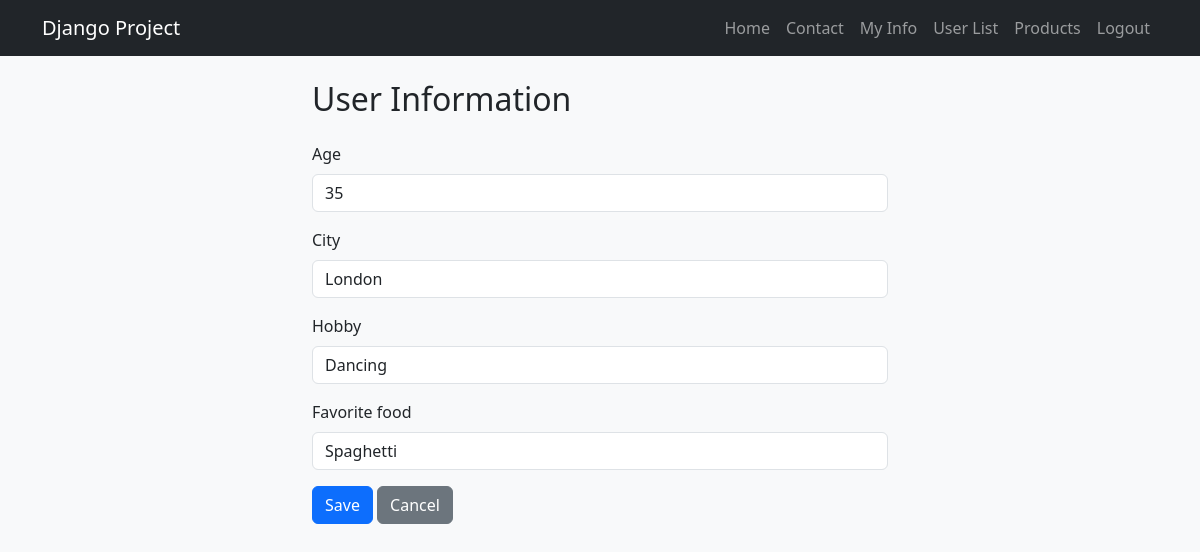
Screenshot of /users/update/4/ (signed in) with the database file from the repository.
### main_app/models.py (models this page shows, shortened)
class UserInfo(models.Model):
    user = models.OneToOneField(User, on_delete=models.CASCADE)
    age = models.IntegerField()
    city = models.CharField(max_length=100)
    hobby = models.CharField(max_length=100)
    favorite_food = models.CharField(max_length=100)

### main_app/views.py (the view)
# urls.py: path('users/update/<int:pk>/', views.user_update, name='user_update'),
@login_required
def user_update(request, pk):
    user_info = get_object_or_404(UserInfo, pk=pk)
    if request.user != user_info.user and not request.user.is_superuser:
        raise PermissionDenied  # returns HTTP 403
    if request.method == "POST":
        form = UserInfoForm(request.POST, instance=user_info)
        if form.is_valid():
            form.save()
            messages.success(request, "User information updated successfully.")
            return redirect("user_list")  # or redirect to 'user_form' or a detail page
    else:
        form = UserInfoForm(instance=user_info)
    return render(request, "user_form.html", {"form": form})

### main_app/forms.py
class UserInfoForm(forms.ModelForm):
    class Meta:
        model = UserInfo
        fields = ["age", "city", "hobby", "favorite_food"]

### main_app/templates/user_form.html (shortened to what this page needs)
{% extends "base.html" %}
{% load widget_tweaks %}
{% block content %}
<div class="container mt-4" style="max-width: 600px;">
  <h2 class="mb-4">User Information</h2>
  <form method="post" class="needs-validation">
    {% for field in form %}
      <div class="mb-3">
        <label class="form-label">{{ field.label }}</label>
        {{ field|add_class:"form-control" }}
      </div>
    {% endfor %}
    <button type="submit" class="btn btn-primary">Save</button>
    <a href="{% url 'user_list' %}" class="btn btn-secondary">Cancel</a>
  </form>
</div>
{% endblock %}

### rows the page displays
UserInfo: form "35" "London" "Dancing" "Spaghetti"

### other values shown
{{ field.label }} "Age" "City" "Hobby" "Favorite food"
